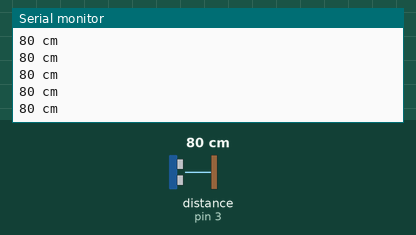
Recording of a sketch running on a simulated Arduino Uno, built with avr-gcc and run on an emulated ATmega328P. On the bench: the last lines printed to the serial monitor. Wiring (inferred from the names in the program): ultrasonic range finder: trigger pin 4; echo pin 3. The test bench sets the inputs (shaded band); at power-on: distance to the obstacle (sensor on pin 3) 80 cm. The echo pulse lasts 58.3 µs per cm.

Above: at 1.2 s.
1.3 s: distance to the obstacle (sensor on pin 3) set to 250 cm
At 1.9 s:
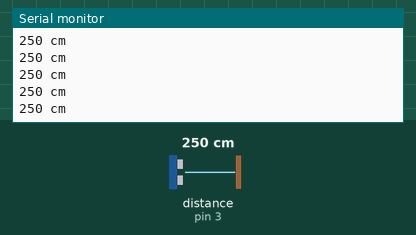
4.3 s: distance to the obstacle (sensor on pin 3) set to 2 cm
At 5.2 s:
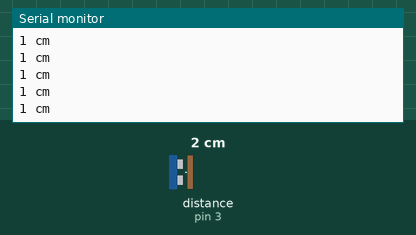
5.8 s: distance to the obstacle (sensor on pin 3) set to 18 cm
At 6.5 s:
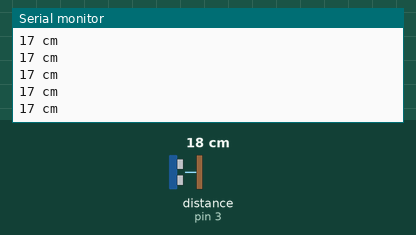
Timing chart, 0 to 8.8 s (numbered marks = the images above; inputs shaded):
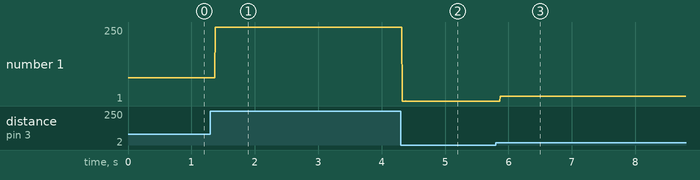

Measured:
- after the input at 1.3 s, the serial monitor: prints a new line after 0.07 s (image 1)
- after the input at 4.3 s, the serial monitor: prints a new line at once (image 2)
- after the input at 5.8 s, the serial monitor: prints a new line after 0.07 s (image 3)
- plotted number 1: 80 → 250 after the input at 1.3 s, 250 → 1 after the input at 4.3 s, 1 → 17 after the input at 5.8 s

The sketch:

s26.ino
```cpp
int trigPin = 4;
int echoPin = 3;
int ledPin = 12;
void setup() {
  Serial.begin(9600);
  pinMode(trigPin, OUTPUT);
  pinMode(echoPin, INPUT);
  digitalWrite(trigPin, LOW);
}
void loop() {
  digitalWrite(trigPin, HIGH);
  delayMicroseconds(10);
  digitalWrite(trigPin, LOW);
  int duration = pulseIn(echoPin, HIGH);
  int cm = duration / 29 / 2;
  Serial.print(cm);   Serial.println(" cm");
  if(cm < 7) {
    digitalWrite(ledPin, HIGH);
  } else {
    digitalWrite(ledPin, LOW);
  }
}
```
